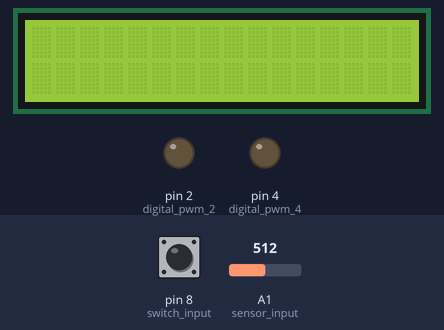
Bench run of a sketch on a simulated Arduino Uno, built with avr-gcc and run on an emulated ATmega328P. Shown: 16×2 character LCD, output pins drawn as LEDs (lit = HIGH). The test bench sets the inputs (shaded band); at power-on: pin 8 (switch_input) LOW, A1 (sensor_input) = 512.

Above: at 1.2 s.
1.3 s: pin 8 (switch_input) pulled HIGH for 1.2 s
At 2.5 s:
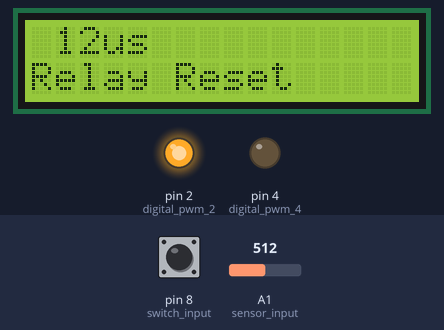
6.6 s: A1 (sensor_input) set to 14
10.3 s: A1 (sensor_input) set to 11
At 11.4 s:
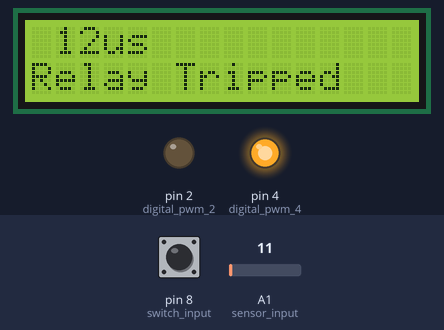
12.6 s: pin 8 (switch_input) pulled HIGH for 3.2 s
At 19.2 s:
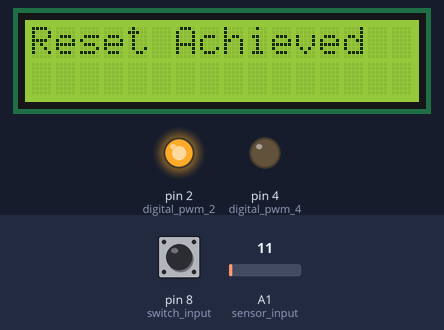
19.6 s: A1 (sensor_input) set to 122
At 22.2 s:
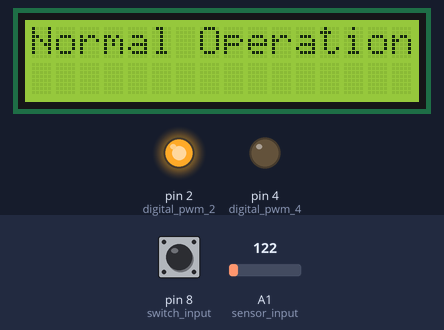
Timing chart, 0 to 23.6 s (numbered marks = the images above; inputs shaded):
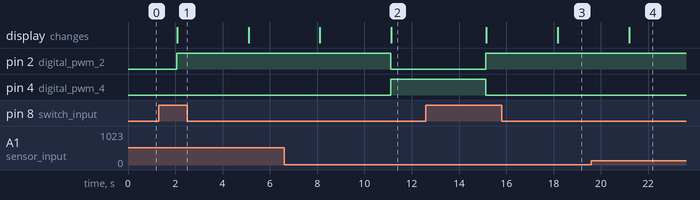

The sketch:

stateconditions.ino
```cpp
#include <Wire.h>
#include <LiquidCrystal_I2C.h>

//ECE 4980 Capstone Group 7 Code//

LiquidCrystal_I2C lcd(0x27, 16, 2); //figure out how to use LCD

const float Vtrip = 0.06; //value for trip voltage can be changed based on client specification//

//int flag;
int tf = 1;

//timer variables
unsigned long trstartt;
unsigned long trcurrentt;
unsigned long trtotalt;
unsigned long rstartt;
unsigned long rcurrentt;
unsigned long rtotalt;

void setup() {
  lcd.begin();
  lcd.backlight();
  pinMode(2, OUTPUT); //digital pwm 2, relay switch
  pinMode(4, OUTPUT); //digital pwm 4, trip system
  pinMode(A1, INPUT); //sensor input
  pinMode(8, INPUT); //switch input
}

void loop() {

// current sensing module //

float adc = analogRead(A1); //value from the line
float voltage = adc*(5/1023.0);
bool trip = voltage < Vtrip; //overcurrent tripping condition//

// state conditions //

if(trip && tf == 0) {
  tf = 1;
  trstartt = micros();
  digitalWrite(2, LOW); //trips the relay
  digitalWrite(4, HIGH); //turns on the trip system LED
  trcurrentt = micros();
  trtotalt = trcurrentt - trstartt;

  // lcd print functions on current state of the breaker //

  lcd.clear();
  lcd.setCursor(1, 0); //overcurrent fault trip statement
  lcd.print(trtotalt);
  lcd.setCursor(3,0);
  //lcd.print(vline);
  lcd.print("us");
  lcd.setCursor(0,1);
  lcd.print("Relay Tripped");
  delay(3000);

  // for testing comment out lines 52, 53, 55, 56, 57, uncommment 50 //

}

else if(digitalRead(8) == HIGH && tf == 1) {
  tf = 0;
  rstartt = micros();
  digitalWrite(4, LOW); //turns off the trip system LED
  digitalWrite(2, HIGH); //resets the digital relay, flips switch
  rcurrentt = micros();
  rtotalt = rcurrentt - rstartt;

  // lcd print functions on current state of the breaker //

  lcd.clear();
  lcd.setCursor(1, 0);
  lcd.print(rtotalt);
  lcd.setCursor(3,0);
  lcd.print("us");
  lcd.setCursor(0,1);
  lcd.print("Relay Reset");
  //lcd.print(vline);
  delay(3000);

  lcd.clear();
  lcd.setCursor(0,0);
  lcd.print("Reset Achieved");
  delay(3000);
  digitalWrite(2, HIGH); //digital relay

  lcd.clear();
  lcd.setCursor(0,0);
  lcd.print("Normal Operation");

// for testing comment out lines 76, 77, 78, 79, 80, 84, 85, 86, 87, 90, 91, 92, uncomment line 81 //

}
delay(1000);
return;
}
```

Measured:
- the behaviour switches between 13 and 12 on A1 (sensor_input) (found by bisection; images 1 and 2)
- after the input at 1.3 s, pin 2 (digital_pwm_2): LOW → HIGH after 0.76 s; the display: changes after 0.78 s (image 1)
- after the input at 10.3 s, pin 2 (digital_pwm_2): HIGH → LOW after 0.82 s; pin 4 (digital_pwm_4): LOW → HIGH after 0.82 s; the display: changes after 0.84 s (image 2)
- after the input at 12.6 s, pin 2 (digital_pwm_2): LOW → HIGH after 2.5 s; pin 4 (digital_pwm_4): HIGH → LOW after 2.5 s; the display: first changes after 2.6 s (image 3 shows a later state)
- after the input at 19.6 s, pin 2 (digital_pwm_2): stays HIGH (without the input it goes to LOW after 2.6 s); pin 4 (digital_pwm_4): stays LOW (without the input it goes to HIGH after 2.6 s)
